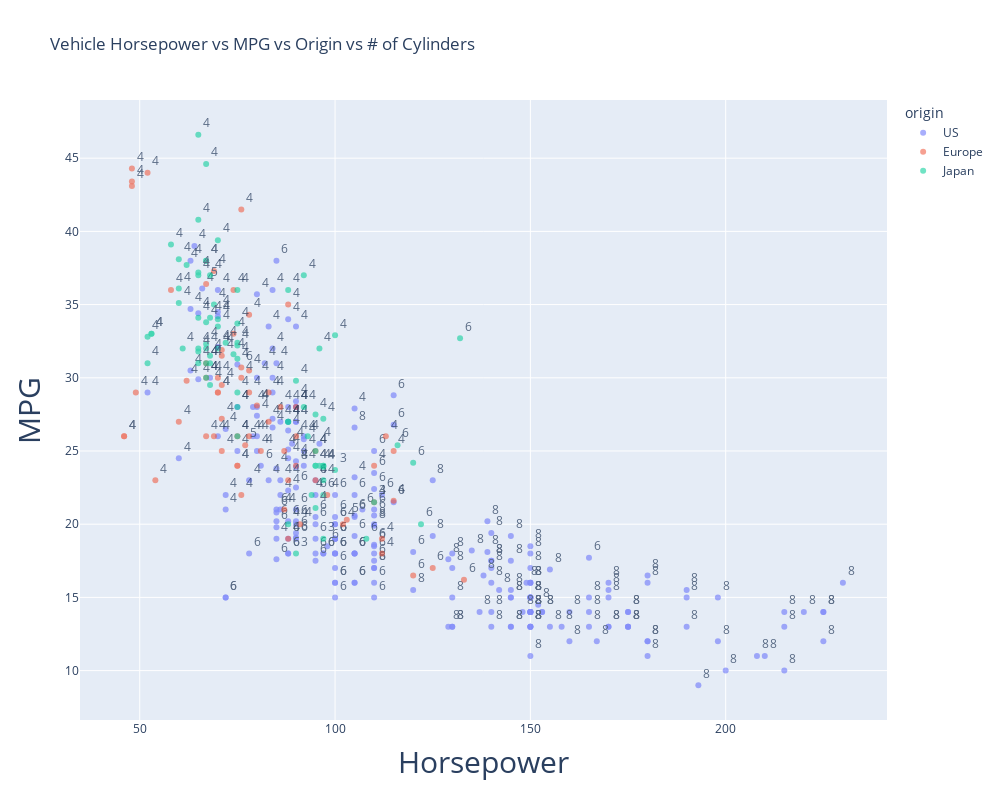

Write notebook code for a chart like this one.
### Code cell
# Four dimensions:
#    X: horse power
#    Y: MPG
#    Marker: cylinders
#    Color: origin

import plotly.express as px

fig = px.scatter(df, x="horsepower", y="mpg", text="cylinders", color='origin', opacity=0.75)
fig.for_each_trace(lambda t: t.update(opacity=0.75, textposition='top right'))
fig.update_layout(
    autosize=False,
    width=1000,
    height=800,
    yaxis=dict(
        title_text="MPG",
        tickmode="array",
        titlefont=dict(size=30),
    ),
    xaxis=dict(
        title_text="Horsepower",
        tickmode="array",
        titlefont=dict(size=30),
    )
)
fig.show()

### Figure 1 — Plotly figure (JSON) as saved in the notebook; plotly's stock layout.template omitted (floating-point values rounded to 4 significant figures; data arrays with more than 128 entries replaced by an {"elided": "..."} marker saying what was removed)
{"data": [{"hovertemplate": "origin=US<br>horsepower=%{x}<br>mpg=%{y}<br>cylinders=%{text}<extra></extra>", "legendgroup": "US", "marker": {"color": "#636efa", "opacity": 0.75, "symbol": "circle"}, "mode": "markers+text", "name": "US", "opacity": 0.75, "orientation": "v", "showlegend": true, "text": {"elided": "254 str values"}, "textposition": "top right", "type": "scatter", "x": {"elided": "254 int values"}, "xaxis": "x", "y": {"elided": "254 float values"}, "yaxis": "y"}, {"hovertemplate": "origin=Europe<br>horsepower=%{x}<br>mpg=%{y}<br>cylinders=%{text}<extra></extra>", "legendgroup": "Europe", "marker": {"color": "#EF553B", "opacity": 0.75, "symbol": "circle"}, "mode": "markers+text", "name": "Europe", "opacity": 0.75, "orientation": "v", "showlegend": true, "text": ["4", "4", "4", "4", "4", "4", "4", "4", "4", "4", "4", "4", "4", "4", "4", "4", "4", "4", "4", "4", "4", "4", "4", "4", "4", "4", "4", "4", "4", "4", "4", "4", "4", "4", "4", "4", "4", "4", "4", "4", "4", "4", "6", "4", "4", "4", "4", "4", "5", "6", "4", "6", "4", "4", "5", "4", "4", "4", "4", "4", "4", "5", "4", "4", "4", "4", "4", "4", "4", "4", "6", "4", "4"], "textposition": "top right", "type": "scatter", "x": [115, 46, 87, 90, 95, 113, 48, 90, 70, 76, 60, 54, 112, 76, 87, 69, 46, 90, 49, 75, 91, 112, 110, 83, 67, 78, 75, 75, 67, 71, 70, 95, 88, 98, 115, 86, 81, 83, 70, 71, 102, 88, 120, 58, 78, 78, 110, 48, 103, 125, 115, 133, 71, 71, 77, 71, 69, 76, 78, 48, 48, 67, 67, null, 62, 88, 74, null, 80, 110, 76, 74, 52], "xaxis": "x", "y": [null, 26, 25, 24, 25, 26, null, 28, 30, 30, 27, 23, 18, 22, 21, 26, 26, 26, 29, 24, 20, 19, 24, 29, 26, 26, 24, 26, 31, 25, 29, 23, 23, 22, 25, 28, 25, 27, 29, 29.5, 20, 19, 16.5, 36, 29, 30.5, 21.5, 43.1, 20.3, 17, 21.6, 16.2, 31.5, 31.9, 25.4, 27.2, 37.3, 41.5, 34.3, 44.3, 43.4, 36.4, 30, 40.9, 29.8, 35, 33, 34.5, 28.1, null, 30.7, 36, 44], "yaxis": "y"}, {"hovertemplate": "origin=Japan<br>horsepower=%{x}<br>mpg=%{y}<br>cylinders=%{text}<extra></extra>", "legendgroup": "Japan", "marker": {"color": "#00cc96", "opacity": 0.75, "symbol": "circle"}, "mode": "markers+text", "name": "Japan", "opacity": 0.75, "orientation": "v", "showlegend": true, "text": ["4", "4", "4", "4", "4", "4", "4", "3", "4", "4", "4", "4", "4", "3", "6", "4", "4", "4", "4", "4", "4", "4", "4", "4", "4", "4", "4", "4", "6", "4", "4", "4", "4", "6", "3", "4", "4", "4", "4", "4", "4", "4", "4", "4", "4", "4", "4", "4", "4", "4", "4", "4", "4", "4", "4", "6", "3", "4", "4", "4", "4", "4", "4", "4", "4", "4", "4", "4", "6", "6", "4", "4", "4", "4", "4", "4", "4", "4", "4"], "textposition": "top right", "type": "scatter", "x": [95, 88, 88, 95, 65, 69, 95, 97, 92, 97, 88, 88, 94, 90, 122, 67, 65, 52, 61, 97, 93, 75, 96, 97, 53, 53, 70, 75, 108, 68, 70, 75, 67, 97, 110, 52, 70, 60, 95, 97, 95, 97, 68, 65, 65, 60, 65, 90, 75, 92, 75, 65, 65, 67, 67, 132, 100, 72, 58, 60, 67, 65, 62, 68, 75, 75, 100, 74, 116, 120, 68, 68, 88, 75, 70, 67, 67, 67, 96], "xaxis": "x", "y": [24, 27, 27, 25, 31, 35, 24, 19, 28, 23, 27, 20, 22, 18, 20, 31, 32, 31, 32, 24, 26, 29, 24, 24, 33, 33, 32, 28, 19, 31.5, 33.5, 26, 30, 22, 21.5, 32.8, 39.4, 36.1, 27.5, 27.2, 21.1, 23.9, 29.5, 34.1, 31.8, 38.1, 37.2, 29.8, 31.3, 37, 32.2, 46.6, 40.8, 44.6, 33.8, 32.7, 23.7, 32.4, 39.1, 35.1, 32.3, 37, 37.7, 34.1, 33.7, 32.4, 32.9, 31.6, 25.4, 24.2, 37, 31, 36, 36, 34, 38, 32, 38, 32], "yaxis": "y"}], "layout": {"autosize": false, "height": 800, "legend": {"title": {"text": "origin"}, "tracegroupgap": 0}, "title": {"text": "Vehicle Horsepower vs MPG vs Origin vs # of Cylinders"}, "width": 1000, "xaxis": {"anchor": "y", "domain": [0, 1], "tickmode": "array", "title": {"font": {"size": 30}, "text": "Horsepower"}}, "yaxis": {"anchor": "x", "domain": [0, 1], "tickmode": "array", "title": {"font": {"size": 30}, "text": "MPG"}}}}
